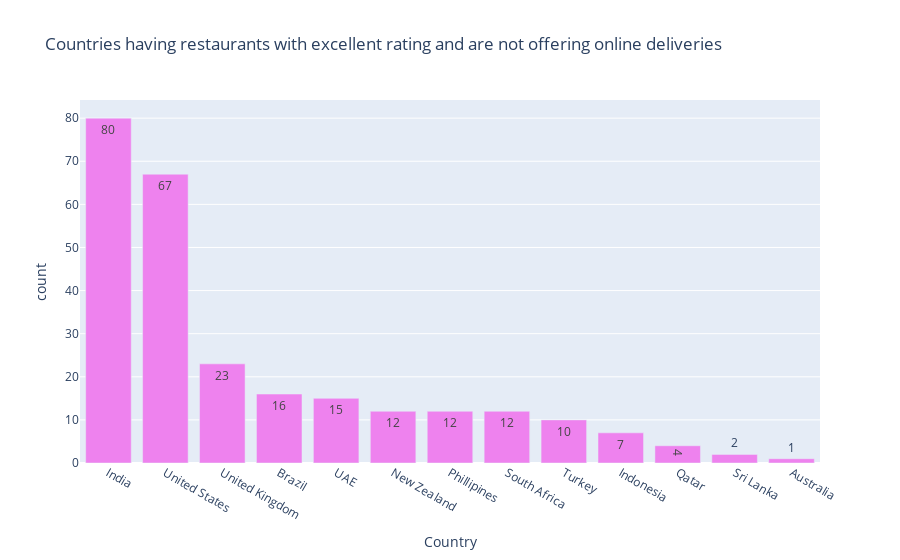

Notebook cell for this chart:
### Markdown cell above
**Insights**

- Restaurants without online delivery (2621) have significantly more "Average" ratings than those with online delivery (1105). This suggests that traditional dine-in restaurants may be more common and tend to receive neutral feedback.
- Restaurants without online delivery dominate the "Not Rated" category (2013 vs. 96). This indicates that many offline-only restaurants lack customer reviews, possibly because they are less active in digital platforms or have fewer customers leaving feedback.
- Offline restaurants: 1272 "Good" and 798 "Very Good" ratings. Online restaurants: 817 "Good" and 277 "Very Good" ratings. This suggests that offline restaurants might provide a better in-person experience, leading to more favorable reviews.
- "Poor" ratings are slightly more common for online restaurants suggesting that customers might be more critical of food delivery experiences due to delays, packaging issues, or quality inconsistencies.

### Code cell
# Count of Excellent Rating Restaurants offering online deliveries per country

excellent_rating_countries = df[df['Rating text'] == 'Excellent']
temp_df = excellent_rating_countries[excellent_rating_countries['Has Online delivery'] == 'No'].groupby('Country').size().reset_index().rename(columns={0:'count'})
temp_df = temp_df.sort_values(by='count',ascending=False)
fig = px.bar(temp_df, x='Country', y='count', text_auto=True,color_discrete_sequence=['violet'],
             title='Countries having restaurants with excellent rating and are not offering online deliveries')
fig.show()

### Figure 1 — Plotly figure (JSON) as saved in the notebook; plotly's stock layout.template omitted (floating-point values rounded to 4 significant figures)
{"data": [{"hovertemplate": "Country=%{x}<br>count=%{y}<extra></extra>", "legendgroup": "", "marker": {"color": "violet", "pattern": {"shape": ""}}, "name": "", "orientation": "v", "showlegend": false, "textposition": "auto", "texttemplate": "%{y}", "type": "bar", "x": ["India", "United States", "United Kingdom", "Brazil", "UAE", "New Zealand", "Phillipines", "South Africa", "Turkey", "Indonesia", "Qatar", "Sri Lanka", "Australia"], "xaxis": "x", "y": [80, 67, 23, 16, 15, 12, 12, 12, 10, 7, 4, 2, 1], "yaxis": "y"}], "layout": {"barmode": "relative", "legend": {"tracegroupgap": 0}, "title": {"text": "Countries having restaurants with excellent rating and are not offering online deliveries"}, "xaxis": {"anchor": "y", "domain": [0, 1], "title": {"text": "Country"}}, "yaxis": {"anchor": "x", "domain": [0, 1], "title": {"text": "count"}}}}
